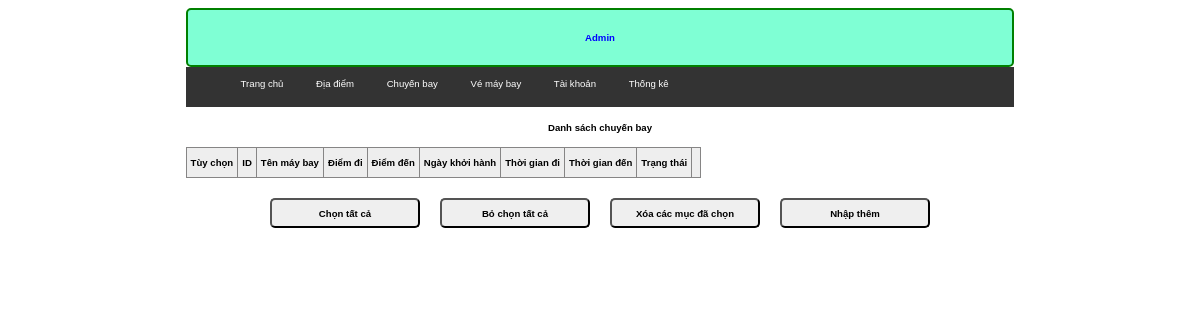
Before: /admin/index.php?act=listcb (signed in) with the older database file.
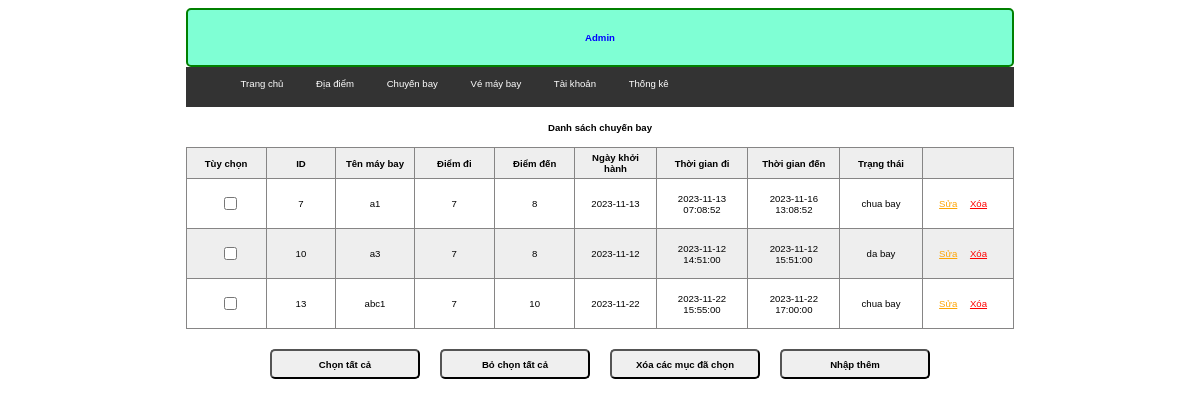
After: the same page with the newer database file.
### tables this page shows
CREATE TABLE `chuyen_bay` (
  `id` int(11) NOT NULL,
  `ten_may_bay` varchar(255) NOT NULL,
  `id_diemDi` int(11) NOT NULL,
  `id_diemDen` int(11) NOT NULL,
  `ngay_khoi_hanh` date NOT NULL,
  `thoi_gian_di` datetime NOT NULL,
  `thoi_gian_den` datetime NOT NULL,
  `trang_thai` varchar(255) NOT NULL
);

### model/pdo.php (called while the page is built, shortened)
<?php
function pdo_get_connection(){
    $servername = "localhost";
    $username = "root";
    $password = "";
    try {
        $conn = new PDO("mysql:host=$servername;dbname=dat_ve_may_bay", $username, $password);
        $conn->setAttribute(PDO::ATTR_ERRMODE, PDO::ERRMODE_EXCEPTION);
        return $conn;
    } catch(PDOException $e) {
        echo "Connection failed: " . $e->getMessage();
    }
}
function pdo_query($sql){
    $sql_args=array_slice(func_get_args(),1);
    try{
        $conn=pdo_get_connection();
        $stmt=$conn->prepare($sql);
        $stmt->execute($sql_args);
        $rows=$stmt->fetchAll();
        return $rows;
    }
    catch(PDOException $e){
        throw $e;
    }
    finally{
        unset($conn);
    }
}
?>

### model/chuyenbay.php (called while the page is built, shortened)
<?php
    function loadadll_chuyenbay() {
        $sql = "SELECT * FROM `chuyen_bay` WHERE 1";
        $listChuyenBay = pdo_query($sql);
        return $listChuyenBay;
    }
?>

### admin/chuyenbay/list.php (the view, shortened to what this page needs)
<?php
    if (isset($_SESSION['admin'])) {
?>
    <div class="rowheader">
        <h1>Danh sách chuyến bay</h1>
    </div>
    <table>
        <tr>
            <th>Tùy chọn</th>
            <th>ID</th>
            <th>Tên máy bay</th>
            <th>Điểm đi</th>
            <th>Điểm đến</th>
            <th>Ngày khởi hành</th>
            <th>Thời gian đi</th>
            <th>Thời gian đến</th>
            <th>Trạng thái</th>
            <th></th>
        </tr>
        <?php
            foreach ($listChuyenBay as $value) {
                extract($value);
                echo '
                <tr>
                    <td><input type="checkbox" name="name[]" id="check_all"></td>
                    <td>'.$id.'</td>
                    <td>'.$ten_may_bay.'</td>
                    <td>'.$id_diemDi.'</td>
                    <td>'.$id_diemDen.'</td>
                    <td>'.$ngay_khoi_hanh.'</td>
                    <td>'.$thoi_gian_di.'</td>
                    <td>'.$thoi_gian_den.'</td>
                    <td>'.$trang_thai.'</td>
                    <td class="">
                        <a href="index.php?act=updatecb&id='.$id.'" style="color:orange">Sửa</a>
                        <a href="index.php?act=delcb&id='.$id.'" style="color: red;margin:0 10px;" onclick="return confirm(\'Bạn có chắc xóa không\')">Xóa</a>
                    </td>
                </tr>
                ';
            }
        ?>
    </table>
    <div class="but">
        <input class="border-[2px] bg-[#eee] border-[#868585]" type="button" value="Chọn tất cả" id="btn1">
        <input class="border-[2px] bg-[#eee] border-[#868585]" type="button" value="Bỏ chọn tất cả" id="btn2">
        <input class="border-[2px] bg-[#eee] border-[#868585]" type="button" value="Xóa các mục đã chọn">
        <a href="index.php?act=addcb"><input type="button" value="Nhập thêm" class="border-[2px] bg-[#eee] border-[#868585]"></a>
    </div>
<?php
    }
?>

Changed rows visible on the page:
added chuyen_bay: id "7", ten_may_bay "a1", id_diemDi "7", id_diemDen "8", ngay_khoi_hanh "2023-11-13", thoi_gian_di "2023-11-13 07:08:52", thoi_gian_den "2023-11-16 13:08:52", trang_thai "chua bay"
added chuyen_bay: id "10", ten_may_bay "a3", id_diemDi "7", id_diemDen "8", ngay_khoi_hanh "2023-11-12", thoi_gian_di "2023-11-12 14:51:00", thoi_gian_den "2023-11-12 15:51:00", trang_thai "da bay"
added chuyen_bay: id "13", ten_may_bay "abc1", id_diemDi "7", id_diemDen "10", ngay_khoi_hanh "2023-11-22", thoi_gian_di "2023-11-22 15:55:00", thoi_gian_den "2023-11-22 17:00:00", trang_thai "chua bay"
